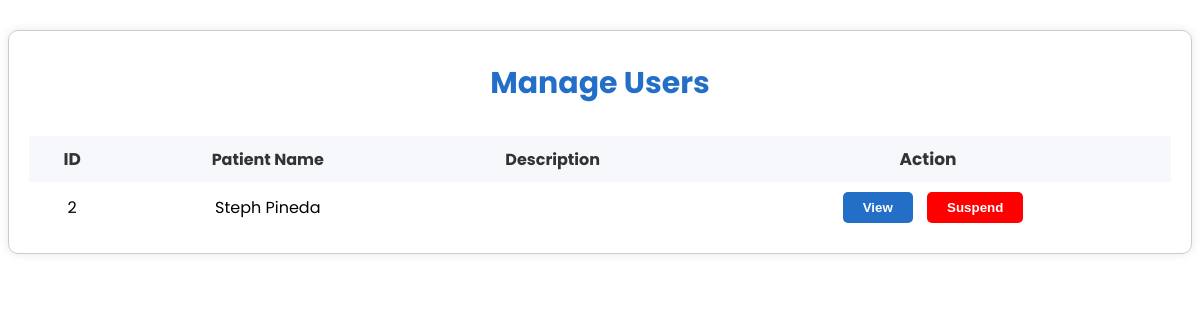
The app's page /manageusers/ (signed in), older data.
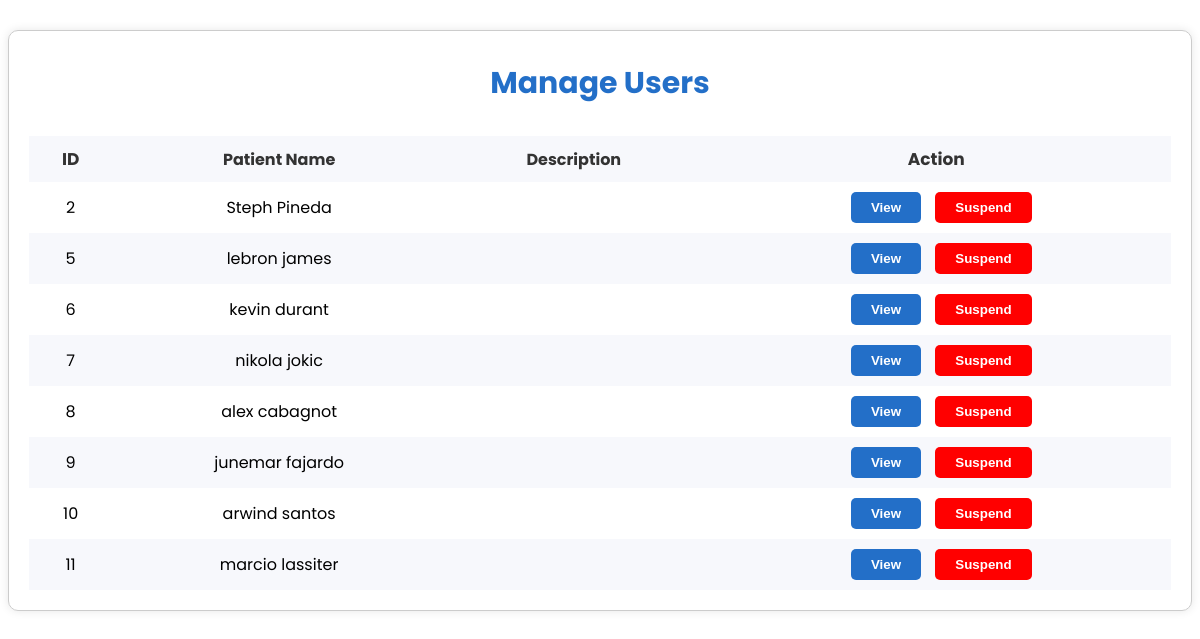
The same page, newer data.
### base/models.py (models this page shows)
class User(AbstractUser):
    username = models.CharField(unique=True, max_length=200)
    first_name = models.CharField(max_length=255)
    middle_name = models.CharField(max_length=255, blank=True, default='')
    last_name = models.CharField(max_length=255, default='')
    birth_date = models.DateField(default=timezone.now)
    REQUIRED_FIELDS = []

### base/views.py (the view)
# urls.py: path('manageusers/', views.manage_users, name="manage_users"),
@staff_login_required
def manage_users(request):
    patients = User.objects.filter(is_staff=False)
    context = {'patients': patients}
    return render(request, 'base/staff-section/manage_users.html', context)

### base/views.py (called while the page is built)
def staff_login_required(view_func):
    @wraps(view_func)
    def wrapper(request, *args, **kwargs):
        if not request.user.is_authenticated:
            return redirect('home')
        elif not request.user.is_staff:
            return redirect('home')
        else:
            return view_func(request, *args, **kwargs)
    return wrapper

### base/templates/base/staff-section/manage_users.html
{% include 'sections.html' %}
{% block content %}
{% load static %}
    <link rel="stylesheet" type="text/css" href="{% static 'styles/staff/users.css' %}">
<body>
<div class="manage-container">
    <h2 class="manage-title">Manage Users</h2>
    <table class="manage-table">
        <thead>
            <tr>
                <th>ID</th>
                <th>Patient Name</th>
                <th>Description</th>
                <th>Action</th>
            </tr>
        </thead>
        <tbody>
            {% for patient in patients %}
            <tr class="{% cycle 'even' 'odd' %}">
                <td>{{ patient.id }}</td>
                <td>{{ patient.first_name }} {{ patient.last_name }}</td>
                <td></td>
                <td>
                    <button class="view-button">View</button>
                    <button class="view-button" style="background-color: red; color: white;">Suspend</button>
                </td>
            </tr>
            {% endfor %}
        </tbody>
    </table>
</div>
</body>
</html>
{% endblock %}

### templates/sections.html (shortened to what this page needs)
<!DOCTYPE html>
<html lang="en">
<head>
	<link href='https://unpkg.com/boxicons@2.0.7/css/boxicons.min.css' rel='stylesheet'>
	<link rel="stylesheet" href="https://cdnjs.cloudflare.com/ajax/libs/font-awesome/6.5.1/css/all.min.css">
    <link rel="stylesheet" href="https://cdnjs.cloudflare.com/ajax/libs/font-awesome/5.15.4/css/all.min.css">
</head>

### static/styles/staff/users.css (style rules this page uses)
body { font-family: 'Poppins', sans-serif; text-align: center; }
.manage-container { max-width: 1200px; margin: 0 auto; padding: 20px; border: 1px solid #ccc; border-radius: 10px; box-shadow: 0 0 10px rgba(0, 0, 0, 0.1); margin-top: 30px; }
.manage-title { color: #236FC8; margin-top: 10px; font-weight: bolder; font-size: 30px; margin-bottom: 30px; }
.manage-table { width: 100%; border-collapse: collapse; margin-top: 20px; }
.manage-table th, .manage-table td { border: none; padding: 10px; text-align: center; }
.manage-table thead { background-color: #F7F8FC; color: #333333; }
.manage-table th:first-child, .manage-table th:last-child { font-size: 17px; }
.manage-table .even { background-color: #ffffff; }
.manage-table .odd { background-color: #F7F8FC; }
.view-button { background-color: #236FC8; color: #FFFFFF; border: none; padding: 8px 20px; border-radius: 5px; cursor: pointer; font-weight: bold; margin-left: 10px; }

Row changes from the older to the newer data that the page shows:
added User: id "5", first_name "lebron", last_name "james"
added User: id "6", first_name "kevin", last_name "durant"
added User: id "7", first_name "nikola", last_name "jokic"
added User: id "8", first_name "alex", last_name "cabagnot"
added User: id "9", first_name "junemar", last_name "fajardo"
added User: id "10", first_name "arwind", last_name "santos"
added User: id "11", first_name "marcio", last_name "lassiter"
